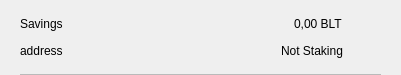
<?xml version="1.0" encoding="UTF-8"?>
<ui version="4.0">
 <class>CSRow</class>
 <widget class="QWidget" name="CSRow">
  <property name="geometry">
   <rect>
    <x>0</x>
    <y>0</y>
    <width>401</width>
    <height>75</height>
   </rect>
  </property>
  <property name="windowTitle">
   <string>Form</string>
  </property>
  <layout class="QVBoxLayout" name="verticalLayout">
   <property name="spacing">
    <number>0</number>
   </property>
   <property name="leftMargin">
    <number>20</number>
   </property>
   <property name="topMargin">
    <number>10</number>
   </property>
   <property name="rightMargin">
    <number>20</number>
   </property>
   <property name="bottomMargin">
    <number>0</number>
   </property>
   <item>
    <widget class="QWidget" name="info" native="true">
     <property name="minimumSize">
      <size>
       <width>0</width>
       <height>0</height>
      </size>
     </property>
     <layout class="QHBoxLayout" name="horizontalLayout_3">
      <property name="leftMargin">
       <number>0</number>
      </property>
      <property name="topMargin">
       <number>0</number>
      </property>
      <property name="rightMargin">
       <number>0</number>
      </property>
      <property name="bottomMargin">
       <number>10</number>
      </property>
      <item>
       <widget class="QWidget" name="container" native="true">
        <property name="minimumSize">
         <size>
          <width>0</width>
          <height>0</height>
         </size>
        </property>
        <layout class="QVBoxLayout" name="verticalLayout_2">
         <property name="spacing">
          <number>0</number>
         </property>
         <property name="leftMargin">
          <number>0</number>
         </property>
         <property name="topMargin">
          <number>0</number>
         </property>
         <property name="rightMargin">
          <number>0</number>
         </property>
         <property name="bottomMargin">
          <number>0</number>
         </property>
         <item>
          <layout class="QHBoxLayout" name="horizontalLayout">
           <item>
            <widget class="QLabel" name="labelName">
             <property name="text">
              <string>Savings</string>
             </property>
            </widget>
           </item>
           <item>
            <spacer name="horizontalSpacer">
             <property name="orientation">
              <enum>Qt::Horizontal</enum>
             </property>
             <property name="sizeHint" stdset="0">
              <size>
               <width>40</width>
               <height>20</height>
              </size>
             </property>
            </spacer>
           </item>
           <item>
            <widget class="QLabel" name="labelAmount">
             <property name="text">
              <string>0,00 BLT</string>
             </property>
            </widget>
           </item>
          </layout>
         </item>
         <item>
          <layout class="QHBoxLayout" name="horizontalLayout_2">
           <item>
            <widget class="QLabel" name="labelAddress">
             <property name="text">
              <string>address</string>
             </property>
            </widget>
           </item>
           <item>
            <spacer name="horizontalSpacer_2">
             <property name="orientation">
              <enum>Qt::Horizontal</enum>
             </property>
             <property name="sizeHint" stdset="0">
              <size>
               <width>40</width>
               <height>20</height>
              </size>
             </property>
            </spacer>
           </item>
           <item>
            <widget class="QLabel" name="labelStaking">
             <property name="text">
              <string>Not Staking</string>
             </property>
            </widget>
           </item>
          </layout>
         </item>
        </layout>
       </widget>
      </item>
      <item alignment="Qt::AlignHCenter|Qt::AlignVCenter">
       <widget class="QPushButton" name="pushButtonMenu">
        <property name="minimumSize">
         <size>
          <width>24</width>
          <height>24</height>
         </size>
        </property>
        <property name="maximumSize">
         <size>
          <width>32</width>
          <height>32</height>
         </size>
        </property>
        <property name="focusPolicy">
         <enum>Qt::NoFocus</enum>
        </property>
        <property name="styleSheet">
         <string notr="true">border:none; background-color:transparent;</string>
        </property>
        <property name="text">
         <string/>
        </property>
        <property name="icon">
         <iconset>
          <normaloff>://ic-menu-hover</normaloff>://ic-menu-hover</iconset>
        </property>
        <property name="iconSize">
         <size>
          <width>24</width>
          <height>24</height>
         </size>
        </property>
       </widget>
      </item>
     </layout>
    </widget>
   </item>
   <item>
    <widget class="QLabel" name="lblDivisory">
     <property name="minimumSize">
      <size>
       <width>0</width>
       <height>1</height>
      </size>
     </property>
     <property name="maximumSize">
      <size>
       <width>16777215</width>
       <height>1</height>
      </size>
     </property>
     <property name="styleSheet">
      <string notr="true">background-color:#bababa;</string>
     </property>
     <property name="text">
      <string/>
     </property>
     <property name="alignment">
      <set>Qt::AlignBottom|Qt::AlignLeading|Qt::AlignLeft</set>
     </property>
    </widget>
   </item>
  </layout>
 </widget>
 <resources/>
 <connections/>
</ui>
